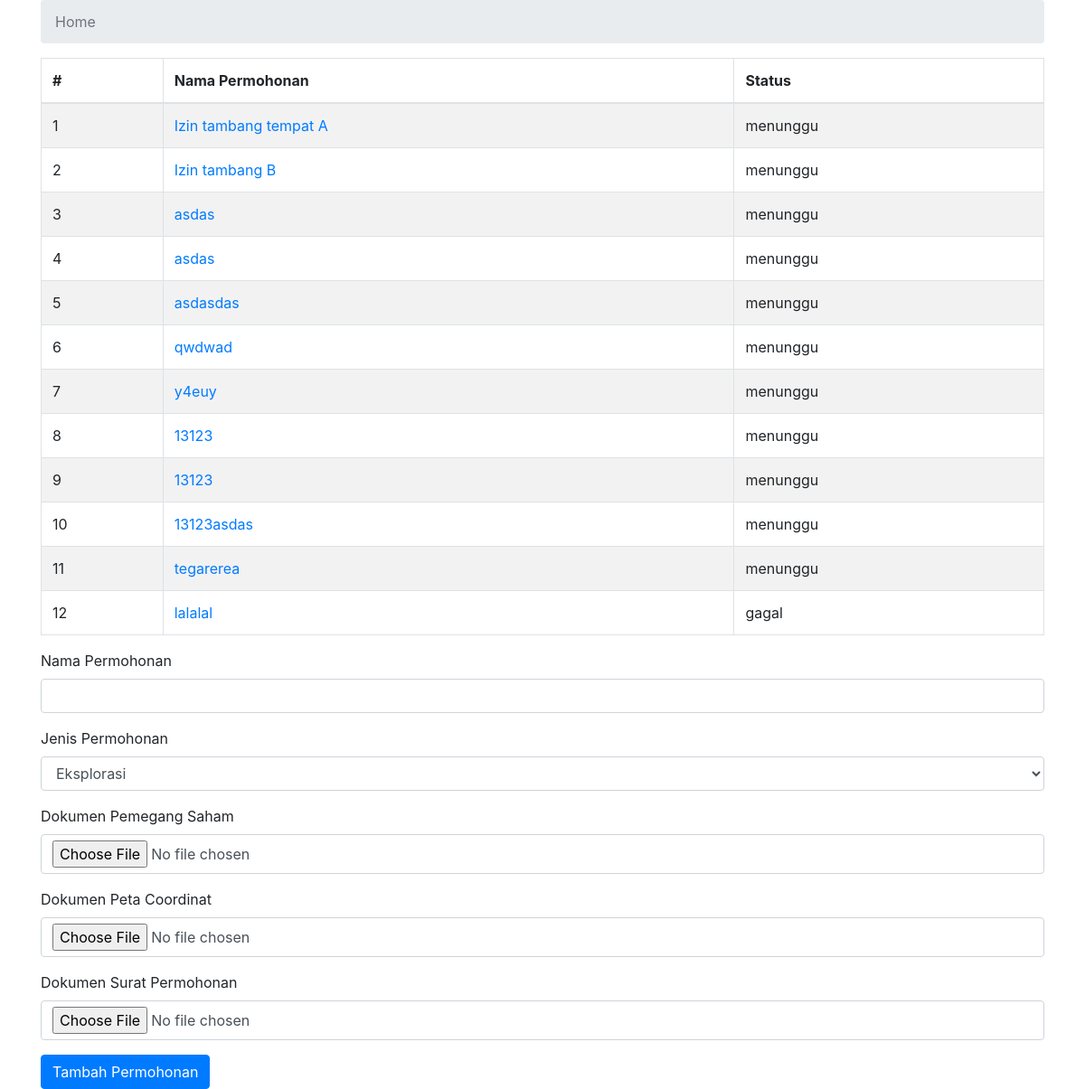
Screenshot of /index.php (signed in) with the database file from the repository.
### tables this page shows
CREATE TABLE `permohonan` (
  `permohonan_id` int(11) NOT NULL,
  `nama_permohonan` varchar(75) NOT NULL,
  `username` varchar(25) NOT NULL,
  `status_permohonan` tinyint(1) NOT NULL DEFAULT '0',
  `tanggal_terbit` date DEFAULT NULL,
  `jenis_permohonan` enum('eksplorasi','produksi') NOT NULL,
  `alasan` text
);

CREATE TABLE `jenis_file` (
  `jenis_file` varchar(50) NOT NULL
);

### index.php (the view, shortened to what this page needs)
<?php
    require_once('database.php');
?>
<!DOCTYPE html>
<html>
<head>
  <link rel="stylesheet" href="https://maxcdn.bootstrapcdn.com/bootstrap/4.0.0/css/bootstrap.min.css">
</head>
<body>
  <div class="container">
    <nav aria-label="breadcrumb">
        <ol class="breadcrumb">
            <li class="breadcrumb-item active" aria-current="page">Home</li>
        </ol>
    </nav>
    <table class="table table-bordered table-striped table-hover">
        <thead>
            <th>#</th>
            <th>Nama Permohonan</th>
            <th>Status</th>
        </thead>
        <tbody>
            <?php
                $query = "SELECT permohonan_id, nama_permohonan, status_permohonan FROM permohonan";
                if ($_SESSION["role"] === "user"){
                    $query .= " WHERE username = ?";
                    $stmt = mysqli_prepare($con,$query);
                    $stmt->bind_param("s",$_SESSION["username"]);
                }else{
                    $stmt = mysqli_prepare($con,$query);
                }
                $stmt->execute();
                $result = $stmt->get_result()->fetch_all(MYSQLI_ASSOC);
                $i = 1;
                array_map(function($value) use (&$i){
                    $permohonan_id = $value['permohonan_id'];
                    $show = "<tr>
                        <td>".$i++."</td>
                        <td><a href='permohonan.php?id=$permohonan_id'>".$value['nama_permohonan']."</a></td>
                        ";
                    if($value["status_permohonan"] == 0){
                        $status = "menunggu";
                    }else if ($value["status_permohonan"] == 1){
                        $status = "berhasil";
                    }else{
                        $status = "gagal";
                    }
                    if($_SESSION["role"] == "admin" && $value["status_permohonan"] == 0){
                        $show .= "<td>
                                <a href='admin/setuju.php?id=$permohonan_id&status=1' class='btn btn-primary'>Setuju</a>
                                <a href='admin/gagal.php?id=$permohonan_id' class='btn btn-danger'>Tidak Setuju</a>
                            </td>";
                    } else{
                        $show .= "<td>
                            $status
                        </td>";
                    }
                    $show .= "</tr>";
                    echo $show;
                },$result);
            ?>
        </tbody>
    </table>
    <?php
        if($_SESSION["role"] == "user"){
    ?>
    <form action="ajukan_permohonan.php" method="POST" enctype="multipart/form-data">
        <div class="form-group">
            <label for="namapermohonanInput">Nama Permohonan</label>
            <input type="text" required class="form-control" name="permohonan" id="namapermohonanInput"/>
        </div>
        <div class="form-group">
            <label for="jenispermohonanInput">Jenis Permohonan</label>
            <select name="jenis_permohonan" id="jenispermohonanInput" class="form-control">
                <option value="eksplorasi">Eksplorasi</option>
            </select>
        </div>
        <?php
            $stmt = mysqli_prepare($con,"SELECT jenis_file FROM jenis_file");
            $stmt->execute();
            $result = $stmt->get_result()->fetch_all(MYSQLI_ASSOC);
            array_map(function($value){
                $id_file = $value['jenis_file'];
                $nama_file = ucwords(str_replace('_',' ',$id_file));
                echo '<div class="form-group">
                    <label for="'.$id_file.'Input">Dokumen '.$nama_file.'</label>
                    <input type="file" accept="application/pdf,application/vnd.openxmlformats-officedocument.wordprocessingml.document,application/msword" required class="form-control" name="'.$id_file.'" id="'.$id_file.'Input"/>
                </div>';
            },$result);
        ?>
        <button type="submit" class="btn btn-primary">Tambah Permohonan</button>
    </form>
    <?php
        }
    ?>
  </div>
</body>
</html>

### rows the page displays
permohonan: nama_permohonan "Izin tambang tempat A", status_permohonan "menunggu"
permohonan: nama_permohonan "Izin tambang B", status_permohonan "menunggu"
permohonan: nama_permohonan "asdas", status_permohonan "menunggu"
permohonan: nama_permohonan "asdas", status_permohonan "menunggu"
permohonan: nama_permohonan "asdasdas", status_permohonan "menunggu"
permohonan: nama_permohonan "qwdwad", status_permohonan "menunggu"
permohonan: nama_permohonan "y4euy", status_permohonan "menunggu"
permohonan: nama_permohonan "13123", status_permohonan "menunggu"
permohonan: nama_permohonan "13123", status_permohonan "menunggu"
permohonan: nama_permohonan "13123asdas", status_permohonan "menunggu"
permohonan: nama_permohonan "tegarerea", status_permohonan "menunggu"
permohonan: nama_permohonan "lalalal", status_permohonan "gagal"
jenis_file: jenis_file "Pemegang Saham"
jenis_file: jenis_file "Peta Coordinat"
jenis_file: jenis_file "Surat Permohonan"

### other values shown
$i++ "1 2 3 4 5 6 7 8 9 10 11 12"
